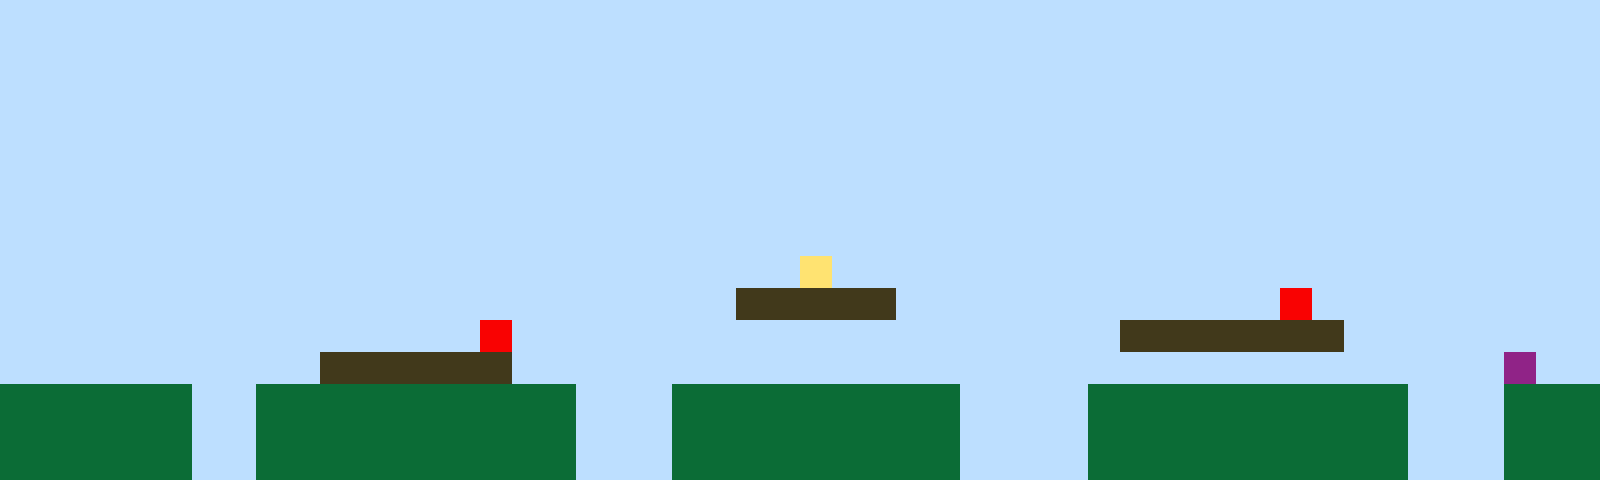

Rendered tile map (Tiled .tmx) drawn with the repository's tilesets; below, a short description and the full map source, tile grids included:
An orthogonal 50x15 tile map with 32x32 px tiles, 1 tile layer (Tile Layer 1).

<map version="1.10" tiledversion="1.11.2" orientation="orthogonal" renderorder="right-up" width="50" height="15" tilewidth="32" tileheight="32" infinite="0" nextlayerid="2" nextobjectid="1"><editorsettings><export target="map1.csv" format="csv" /></editorsettings><tileset firstgid="1" name="sprites" tilewidth="32" tileheight="32" tilecount="6" columns="3"><image source="sprites.png" width="96" height="64" /></tileset><layer id="1" name="Tile Layer 1" width="50" height="15"><data encoding="csv">1,1,1,1,1,1,1,1,1,1,1,1,1,1,1,1,1,1,1,1,1,1,1,1,1,1,1,1,1,1,1,1,1,1,1,1,1,1,1,1,1,1,1,1,1,1,1,1,1,1,1,1,1,1,1,1,1,1,1,1,1,1,1,1,1,1,1,1,1,1,1,1,1,1,1,1,1,1,1,1,1,1,1,1,1,1,1,1,1,1,1,1,1,1,1,1,1,1,1,1,1,1,1,1,1,1,1,1,1,1,1,1,1,1,1,1,1,1,1,1,1,1,1,1,1,1,1,1,1,1,1,1,1,1,1,1,1,1,1,1,1,1,1,1,1,1,1,1,1,1,1,1,1,1,1,1,1,1,1,1,1,1,1,1,1,1,1,1,1,1,1,1,1,1,1,1,1,1,1,1,1,1,1,1,1,1,1,1,1,1,1,1,1,1,1,1,1,1,1,1,1,1,1,1,1,1,1,1,1,1,1,1,1,1,1,1,1,1,1,1,1,1,1,1,1,1,1,1,1,1,1,1,1,1,1,1,1,1,1,1,1,1,1,1,1,1,1,1,1,1,1,1,1,1,1,1,1,1,1,1,1,1,1,1,1,1,1,1,1,1,1,1,1,1,1,1,1,1,1,1,1,1,1,1,1,1,1,1,1,1,1,1,1,1,1,1,1,1,1,1,1,1,1,1,1,1,1,1,1,1,1,1,1,1,1,1,1,1,1,1,1,1,1,1,1,1,1,1,1,1,1,1,1,1,1,1,1,1,1,1,1,1,1,1,1,1,1,1,1,1,1,1,1,1,1,1,1,1,1,1,1,1,1,1,1,1,1,1,1,1,1,1,1,1,1,1,1,1,1,1,1,1,1,1,1,1,1,1,1,1,1,1,1,1,1,1,1,1,1,1,1,1,1,1,1,1,1,1,1,1,1,1,1,1,1,1,1,1,1,1,1,1,1,1,1,4,1,1,1,1,1,1,1,1,1,1,1,1,1,1,1,1,1,1,1,1,1,1,1,1,1,1,1,1,1,1,1,1,1,1,1,1,1,1,1,1,1,1,1,1,1,1,1,3,3,3,3,3,1,1,1,1,1,1,1,1,1,1,1,1,5,1,1,1,1,1,1,1,1,1,1,1,1,1,1,1,1,1,1,1,1,1,1,1,1,5,1,1,1,1,1,1,1,1,1,1,1,1,1,1,1,1,1,1,1,3,3,3,3,3,3,3,1,1,1,1,1,1,1,1,1,1,1,1,1,1,1,1,1,1,3,3,3,3,3,3,1,1,1,1,1,1,1,1,1,1,1,1,1,1,1,1,1,1,1,1,1,1,1,1,1,1,1,1,1,1,1,6,1,1,2,2,2,2,2,2,1,1,2,2,2,2,2,2,2,2,2,2,1,1,1,2,2,2,2,2,2,2,2,2,1,1,1,1,2,2,2,2,2,2,2,2,2,2,1,1,1,2,2,2,2,2,2,2,2,2,1,1,2,2,2,2,2,2,2,2,2,2,1,1,1,2,2,2,2,2,2,2,2,2,1,1,1,1,2,2,2,2,2,2,2,2,2,2,1,1,1,2,2,2,2,2,2,2,2,2,1,1,2,2,2,2,2,2,2,2,2,2,1,1,1,2,2,2,2,2,2,2,2,2,1,1,1,1,2,2,2,2,2,2,2,2,2,2,1,1,1,2,2,2</data></layer></map>
